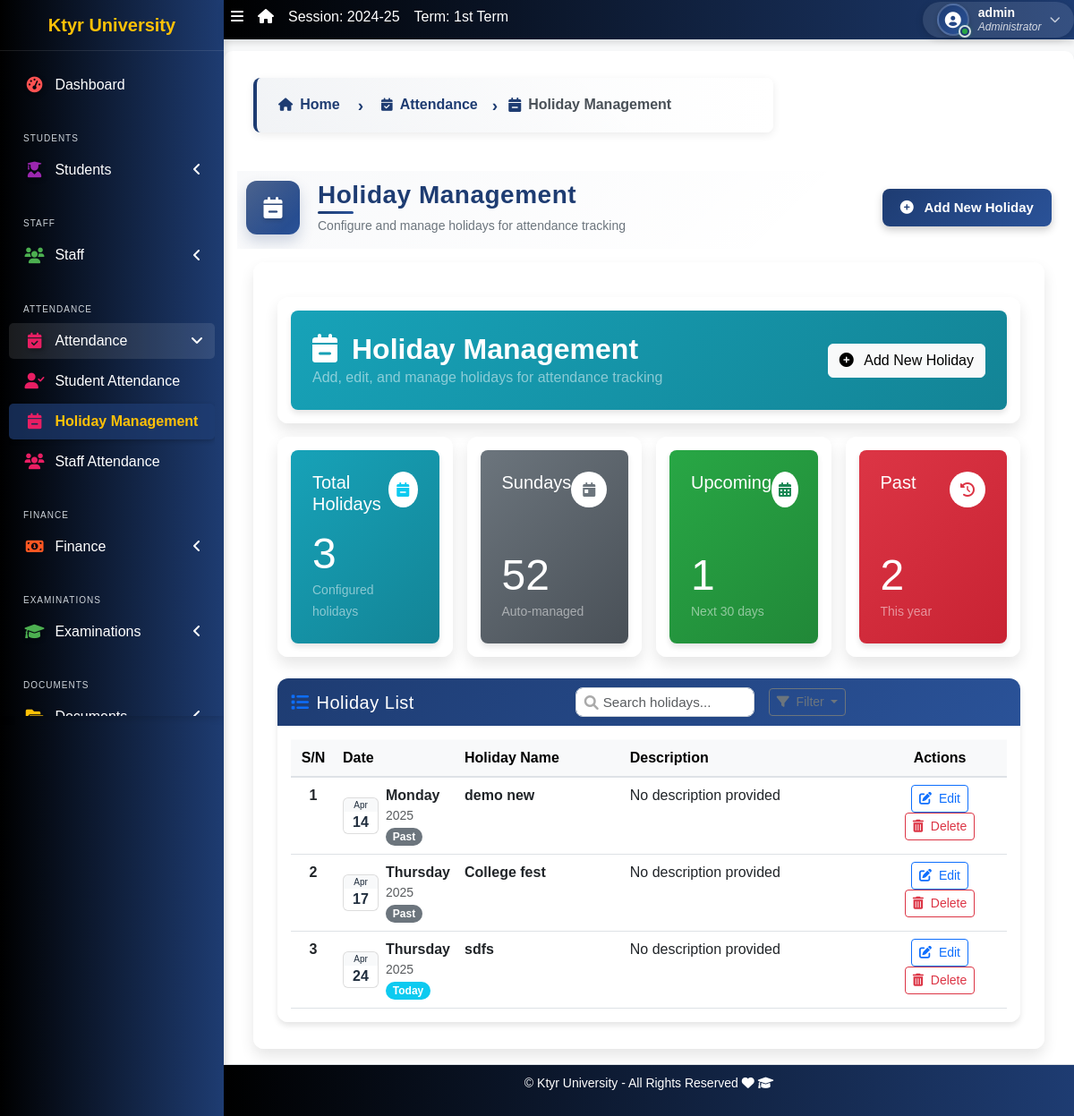
The app's page /attendance/holidays/ (signed in), older data.
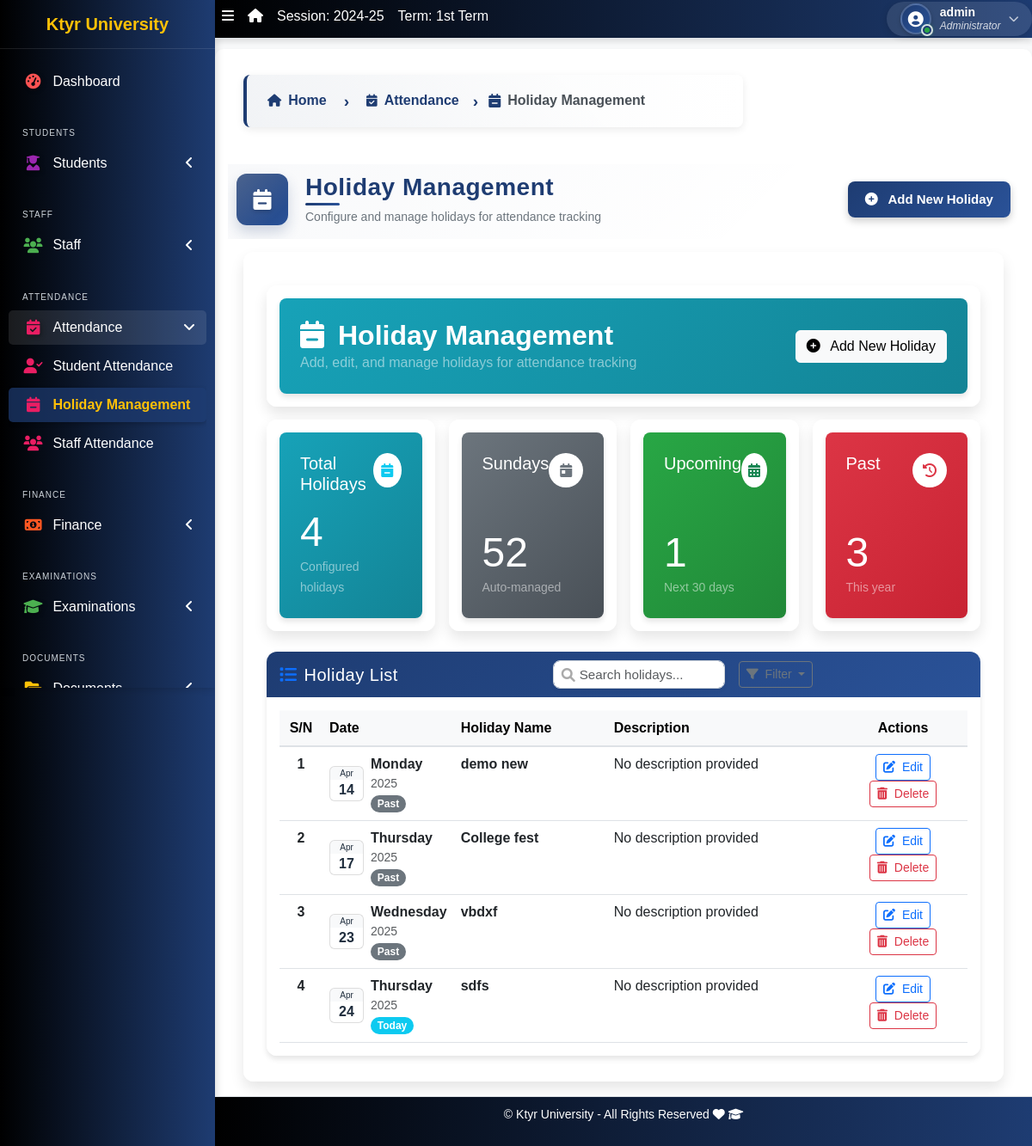
The same page, newer data.
### apps/attendance/models.py (models this page shows, shortened)
class Holiday(models.Model):
    date = models.DateField(unique=True)
    name = models.CharField(max_length=100)
    description = models.TextField(blank=True, null=True)

### apps/attendance/views.py (the view)
# urls.py: path('holidays/', holiday_list, name='holiday_list'),
@login_required
def holiday_list(request):
    today = timezone.now().date()
    holidays = Holiday.objects.all().order_by('date')
    upcoming_holidays = holidays.filter(date__gte=today)
    year_start = datetime.date(today.year, 1, 1)
    past_holidays = holidays.filter(date__lt=today, date__gte=year_start)
    context = {
        "holidays": holidays,
        "upcoming_holidays": upcoming_holidays,
        "past_holidays": past_holidays,
        "today": today,
    }
    return render(request, 'attendance/holiday_list.html', context)

### apps/corecode/context_processors.py (called while the page is built)
def site_defaults(request):
    current_session = AcademicSession.objects.get(current=True)
    current_term = AcademicTerm.objects.get(current=True)
    vals = SiteConfig.objects.all()
    contexts = {
        "current_session": current_session.name,
        "current_term": current_term.name,
    }
    for val in vals:
        contexts[val.key] = val.value
    return contexts

def global_college_profile(request):
    try:
        profile = CollegeProfileModel.objects.first()
    except CollegeProfileModel.DoesNotExist:
        profile = None
    return {'profile': profile}

### apps/attendance/templates/attendance/holiday_list.html (shortened to what the changed rows need)
{% extends 'base.html' %}
{% load widget_tweaks %}
{% block title %}Holiday Management{% endblock title %}
{% block content %}
<div class="container mt-4">
  <div class="card border-0 mb-4">
    <div class="card-body p-0">
      <div class="p-4 rounded-3 shadow-sm" style="background: linear-gradient(135deg, #17a2b8 0%, #138496 100%); color: white;">
        <div class="d-flex justify-content-between align-items-center">
          <div>
            <h2 class="fw-bold mb-0"><i class="fas fa-calendar-minus me-3"></i>Holiday Management</h2>
          </div>
        </div>
      </div>
    </div>
  </div>
  <div class="row g-3 mb-4">
    <div class="col-md-3">
      <div class="card border-0 h-100">
        <div class="card-body p-0">
          <div class="p-4 rounded-3 shadow-sm h-100 d-flex flex-column justify-content-between" style="background: linear-gradient(135deg, #17a2b8 0%, #138496 100%); color: white;">
            <div>
              <p class="display-5 mb-0">{{ holidays.count }}</p>
              <small class="text-white-50">Configured holidays</small>
            </div>
          </div>
        </div>
      </div>
    </div>
    <div class="col-md-3">
      <div class="card border-0 h-100">
        <div class="card-body p-0">
          <div class="p-4 rounded-3 shadow-sm h-100 d-flex flex-column justify-content-between" style="background: linear-gradient(135deg, #dc3545 0%, #c82333 100%); color: white;">
            <div>
              <p class="display-5 mb-0">{{ past_holidays.count }}</p>
              <small class="text-white-50">This year</small>
            </div>
          </div>
        </div>
      </div>
    </div>
  </div>
  <div class="card shadow-sm border-0 mb-4">
    <div class="card-body p-0">
      <div class="table-responsive">
        <table id="holiday-table" class="table table-hover mb-0">
          <thead class="table-light">
            <tr>
              <th class="text-center" style="width: 50px;">S/N</th>
              <th style="width: 120px;">Date</th>
              <th>Holiday Name</th>
              <th>Description</th>
              <th class="text-center" style="width: 150px;">Actions</th>
            </tr>
          </thead>
          <tbody>
            {% for holiday in holidays %}
            <tr class="holiday-row {% if holiday.date < today %}past-holiday{% elif holiday.date > today %}upcoming-holiday{% else %}today-holiday{% endif %}">
              <td class="text-center fw-bold">{{ forloop.counter }}</td>
              <td>
                <div class="d-flex align-items-center">
                  <div class="calendar-icon me-2 text-center" style="min-width: 40px;">
                    <div class="bg-light rounded-top px-1" style="font-size: 10px; border: 1px solid #ddd; border-bottom: none;">
                      {{ holiday.date|date:"M" }}
                    </div>
                    <div class="bg-white rounded-bottom fw-bold" style="font-size: 16px; border: 1px solid #ddd; border-top: none;">
                      {{ holiday.date|date:"d" }}
                    </div>
                  </div>
                  <div>
                    <div class="fw-bold">{{ holiday.date|date:"l" }}</div>
                    <div class="small text-muted">{{ holiday.date|date:"Y" }}</div>
                    {% if holiday.date == today %}
                      <span class="badge bg-info rounded-pill">Today</span>
                    {% elif holiday.date < today %}
                      <span class="badge bg-secondary rounded-pill">Past</span>
                    {% else %}
                      <span class="badge bg-success rounded-pill">Upcoming</span>
                    {% endif %}
                  </div>
                </div>
              </td>
              <td>
                <span class="fw-bold">{{ holiday.name }}</span>
              </td>
              <td>
                {{ holiday.description|default:"No description provided" }}
              </td>
              <td class="text-center">
                <button type="button" class="btn btn-sm btn-outline-primary edit-holiday-btn"
                        data-id="{{ holiday.id }}"
                        data-date="{{ holiday.date|date:'Y-m-d' }}"
                        data-name="{{ holiday.name }}"
                        data-description="{{ holiday.description|default:'' }}">
                  <i class="fas fa-edit me-1"></i> Edit
                </button>
                <button type="button" class="btn btn-sm btn-outline-danger delete-holiday-btn"
                        data-id="{{ holiday.id }}"
                        data-name="{{ holiday.name }}">
                  <i class="fas fa-trash-alt me-1"></i> Delete
                </button>
              </td>
            </tr>
            {% endfor %}
          </tbody>
        </table>
      </div>
    </div>
  </div>
</div>
{% endblock content %}

Row changes from the older to the newer data that the page shows:
added Holiday: date "Apr", date "23", date "Wednesday", date "2025", shows "Past", name "vbdxf", description "No description provided"
Text that changed along with them:
{{ holidays.count }}: "3" → "4"
{{ past_holidays.count }}: "2" → "3"
